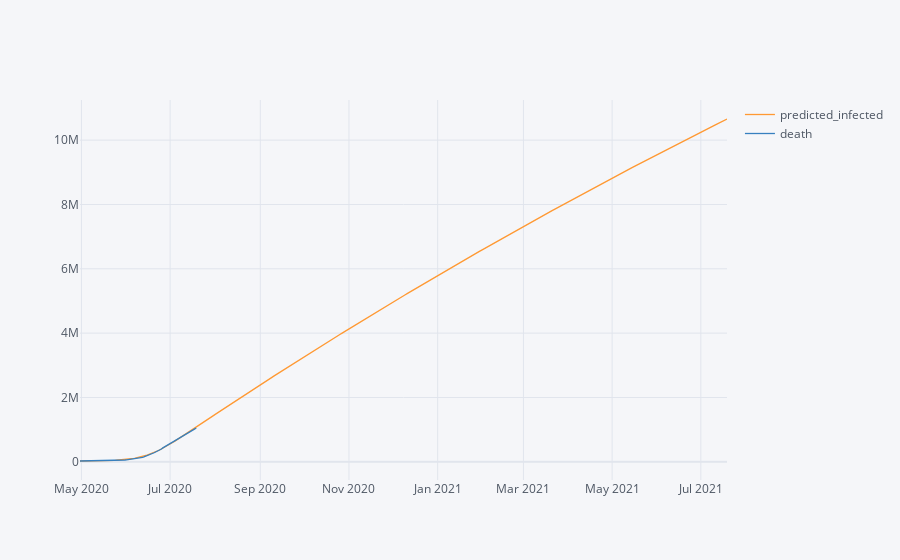

The notebook cell this image was saved under:
### Code cell
predicted_cases.merge(Cases, left_index=True, right_index=True, how='left').iplot()

### Figure 1 — Plotly figure (JSON) as saved in the notebook; plotly's stock layout.template omitted (floating-point values rounded to 4 significant figures; data arrays with more than 128 entries replaced by an {"elided": "..."} marker saying what was removed)
{"data": [{"line": {"color": "rgba(255, 153, 51, 1.0)", "dash": "solid", "shape": "linear", "width": 1.3}, "mode": "lines", "name": "predicted_infected", "text": "", "type": "scatter", "x": {"elided": "446 str values"}, "y": {"elided": "446 float values"}}, {"line": {"color": "rgba(55, 128, 191, 1.0)", "dash": "solid", "shape": "linear", "width": 1.3}, "mode": "lines", "name": "death", "text": "", "type": "scatter", "x": {"elided": "446 str values"}, "y": {"elided": "446 mixed values"}}], "layout": {"legend": {"bgcolor": "#F5F6F9", "font": {"color": "#4D5663"}}, "paper_bgcolor": "#F5F6F9", "plot_bgcolor": "#F5F6F9", "title": {"font": {"color": "#4D5663"}}, "xaxis": {"gridcolor": "#E1E5ED", "showgrid": true, "tickfont": {"color": "#4D5663"}, "title": {"font": {"color": "#4D5663"}, "text": ""}, "zerolinecolor": "#E1E5ED"}, "yaxis": {"gridcolor": "#E1E5ED", "showgrid": true, "tickfont": {"color": "#4D5663"}, "title": {"font": {"color": "#4D5663"}, "text": ""}, "zerolinecolor": "#E1E5ED"}}}
